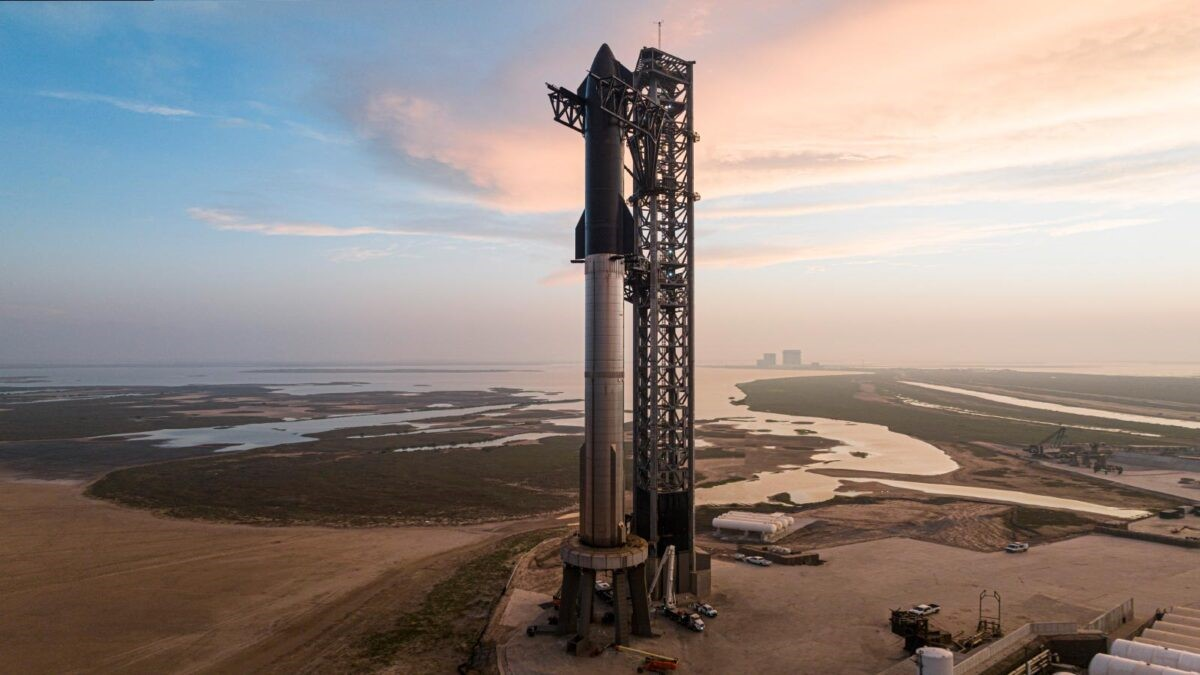
#> input picture Computer_Vision/Python/img/starship.jpg, 1200 x 675 px, found by its file name
$ python ch03-06.py
#> lines starting #> are read from the running program, lines starting #| are printed output that depends on the picture
import cv2 as cv
import matplotlib.pyplot as plt

img = cv.imread("/home/kimhoyun/CS_Study/Computer_Vision/Python/img/starship.jpg")
#> img is the input picture: shape (675, 1200, 3); mean B, G, R 132.3, 136.7, 146.4

gray = cv.cvtColor(img, cv.COLOR_BGR2GRAY) # 명암 영상으로 변환
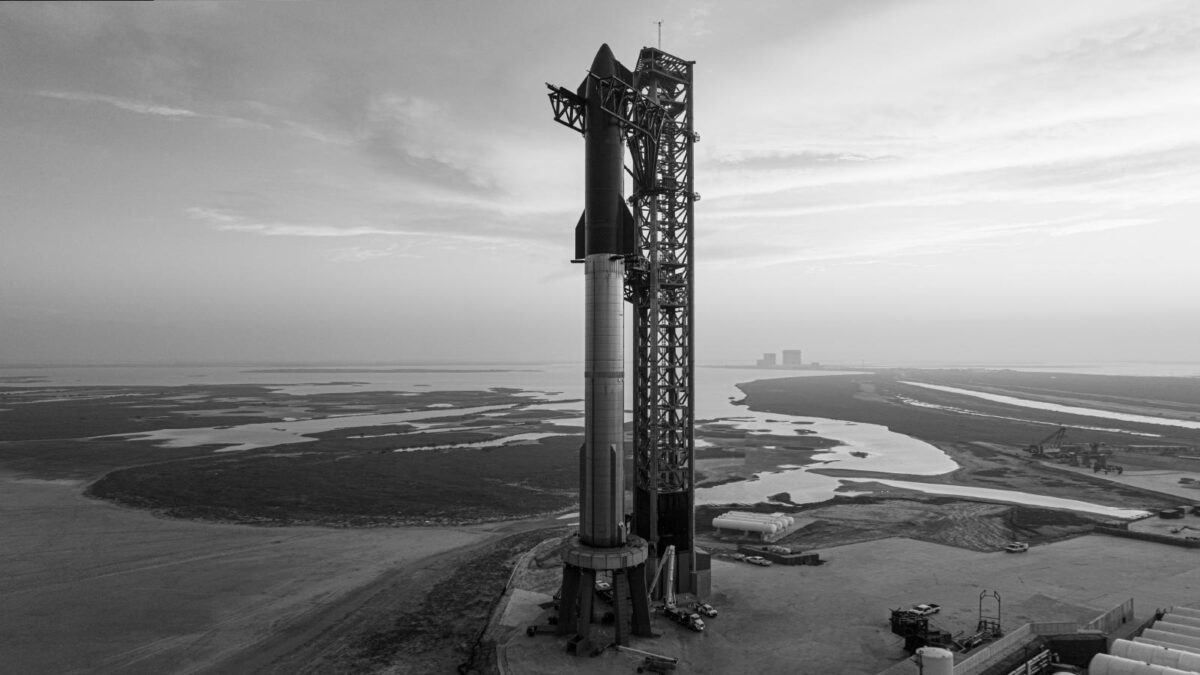
#> gray: shape (675, 1200); min 0, max 252, mean 139.1
plt.imshow(gray, cmap='gray'), plt.xticks([]), plt.yticks, plt.show()

h = cv.calcHist([gray], [0], None, [256], [0, 256])
#> h = 256 values, max 7424 at index 229, min 0 at index 253, mean 3164.1
plt.plot(h, color='r', linewidth=1), plt.show()
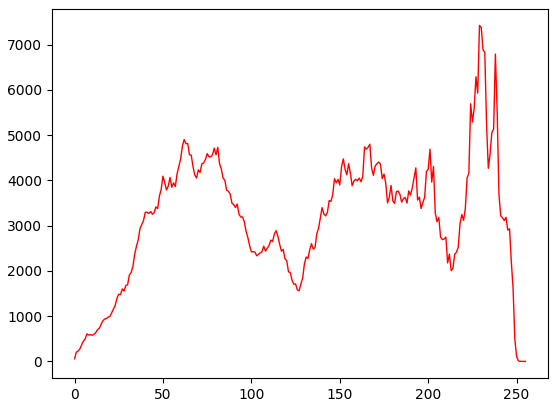
#> figure drawn by matplotlib, 1 panel; curve peaks at x = 229, y = 7424

equal = cv.equalizeHist(gray) # 히스토그램 평활화
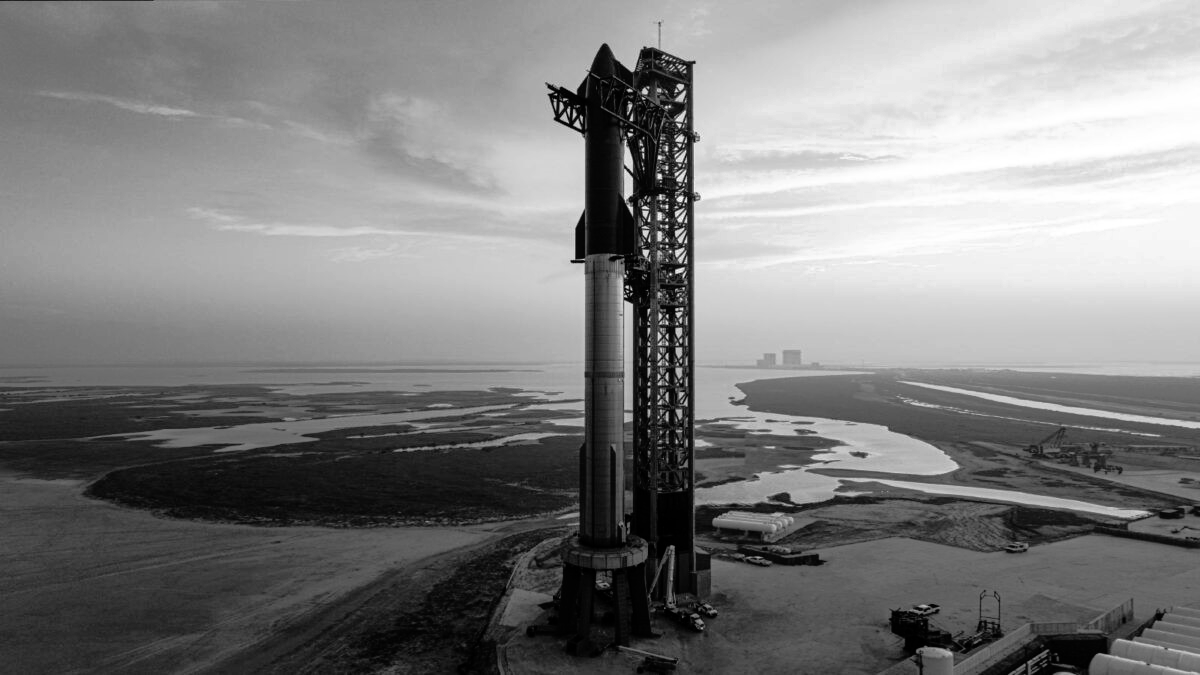
#> equal: shape (675, 1200); min 0, max 255, mean 128.1
plt.imshow(equal, cmap='gray'), plt.xticks([]), plt.yticks([]), plt.show()

h = cv.calcHist([equal], [0], None, [256], [0, 256])
#> h = 256 values, max 7424 at index 228, min 0 at index 27, mean 3164.1
plt.plot(h, color='r', linewidth=1), plt.show()
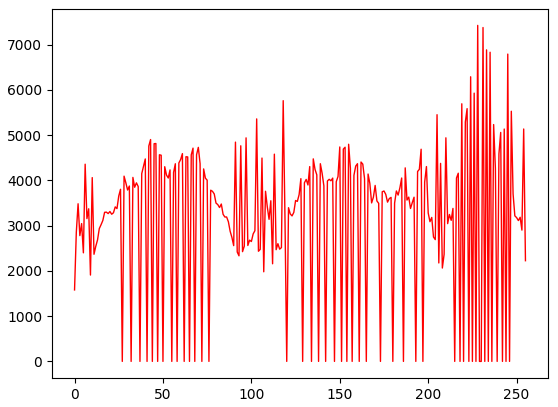
#> figure drawn by matplotlib, 1 panel; curve peaks at x = 228, y = 7424
